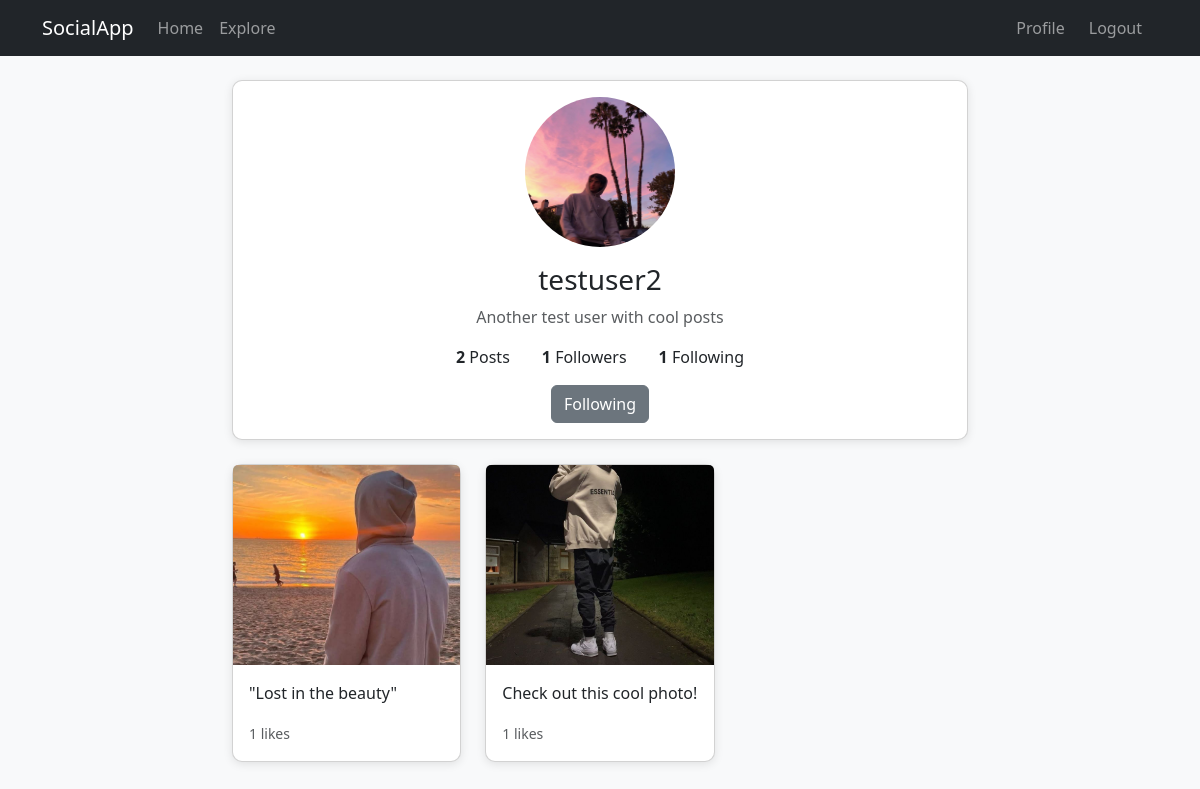
/profile/testuser2/ (signed in), run on the app's committed database.
### core/models.py (models this page shows, shortened)
class Profile(models.Model):
    user = models.OneToOneField(User, on_delete=models.CASCADE)
    bio = models.TextField(blank=True)
    image = models.ImageField(default='default.jpg', upload_to='profile_pics')
    followers = models.ManyToManyField(User, related_name='following', blank=True)

class Post(models.Model):
    author = models.ForeignKey(User, on_delete=models.CASCADE)
    content = models.TextField()
    image = models.ImageField(upload_to='post_images', blank=True, null=True)
    date_posted = models.DateTimeField(default=timezone.now)
    likes = models.ManyToManyField(User, related_name='liked_posts', blank=True)

### core/views.py (the view)
# urls.py: path('profile/<str:username>/', views.profile, name='profile'),
@login_required
def profile(request, username):
    user = get_object_or_404(User, username=username)
    posts = Post.objects.filter(author=user).order_by('-date_posted')
    is_following = request.user in user.profile.followers.all()
    if request.method == 'POST':
        if is_following:
            user.profile.followers.remove(request.user)
        else:
            user.profile.followers.add(request.user)
        return redirect('profile', username=username)
    context = {
        'user': user,
        'posts': posts,
        'is_following': is_following,
    }
    return render(request, 'core/profile/profile.html', context)

### core/templates/core/profile/profile.html (shortened to what this page needs)
{% extends "core/base.html" %}
{% load static %}
{% block content %}
<div class="row">
    <div class="col-md-8 mx-auto">
        <div class="card mb-4">
            <div class="card-body text-center">
                {% if user.profile.image %}
                    <img src="{{ user.profile.image.url }}" class="rounded-circle mb-3" width="150" height="150" alt="{{ user.username }}'s profile picture">
                {% else %}
                    <img src="{% static 'core/images/default.jpg' %}" class="rounded-circle mb-3" width="150" height="150" alt="Default profile picture">
                {% endif %}
                <h3>{{ user.username }}</h3>
                <p class="text-muted">{{ user.profile.bio }}</p>
                <div class="d-flex justify-content-center mb-3">
                    <div class="mx-3">
                        <strong>{{ user.post_set.count }}</strong> Posts
                    </div>
                    <div class="mx-3">
                        <strong>{{ user.profile.followers.count }}</strong> Followers
                    </div>
                    <div class="mx-3">
                        <strong>{{ user.following.count }}</strong> Following
                    </div>
                </div>
                {% if user != request.user %}
                <form method="POST" action="{% url 'profile' user.username %}">
                    <button type="submit" class="btn btn-{% if is_following %}secondary{% else %}primary{% endif %}">
                        {% if is_following %}Following{% else %}Follow{% endif %}
                    </button>
                </form>
                {% else %}
                <a href="{% url 'update_profile' %}" class="btn btn-outline-secondary">Edit Profile</a>
                {% endif %}
            </div>
        </div>
        <div class="row">
            {% for post in posts %}
            <div class="col-md-4 mb-4">
                <div class="card">
                    <a href="{% url 'post_detail' post.id %}">
                        {% if post.image %}
                        <img src="{{ post.image.url }}" class="card-img-top" style="height: 200px; object-fit: cover;" alt="Post image">
                        {% else %}
                        <div class="card-img-top bg-light" style="height: 200px;"></div>
                        {% endif %}
                    </a>
                    <div class="card-body">
                        <p class="card-text">{{ post.content|truncatechars:50 }}</p>
                        <small class="text-muted">{{ post.likes.count }} likes</small>
                    </div>
                </div>
            </div>
            {% empty %}
            <div class="col-12">
                <div class="alert alert-info">No posts yet.</div>
            </div>
            {% endfor %}
        </div>
    </div>
</div>
{% endblock %}

### core/static/core/css/style.css (style rules this page uses)
body { background-color: #f8f9fa; }
.card { border-radius: 10px; box-shadow: 0 2px 10px rgba(0, 0, 0, 0.1); }

### data on the page
Post: image (picture), content "\"Lost in the beauty\"", likes.count "1"
Post: image (picture), content "Check out this cool photo!", likes.count "1"

### other printed values
{{ user.username }} "testuser2"
{{ user.profile.bio }} "Another test user with cool posts"
{{ user.post_set.count }} "2"
{{ user.profile.followers.count }} "1"
{{ user.following.count }} "1"
